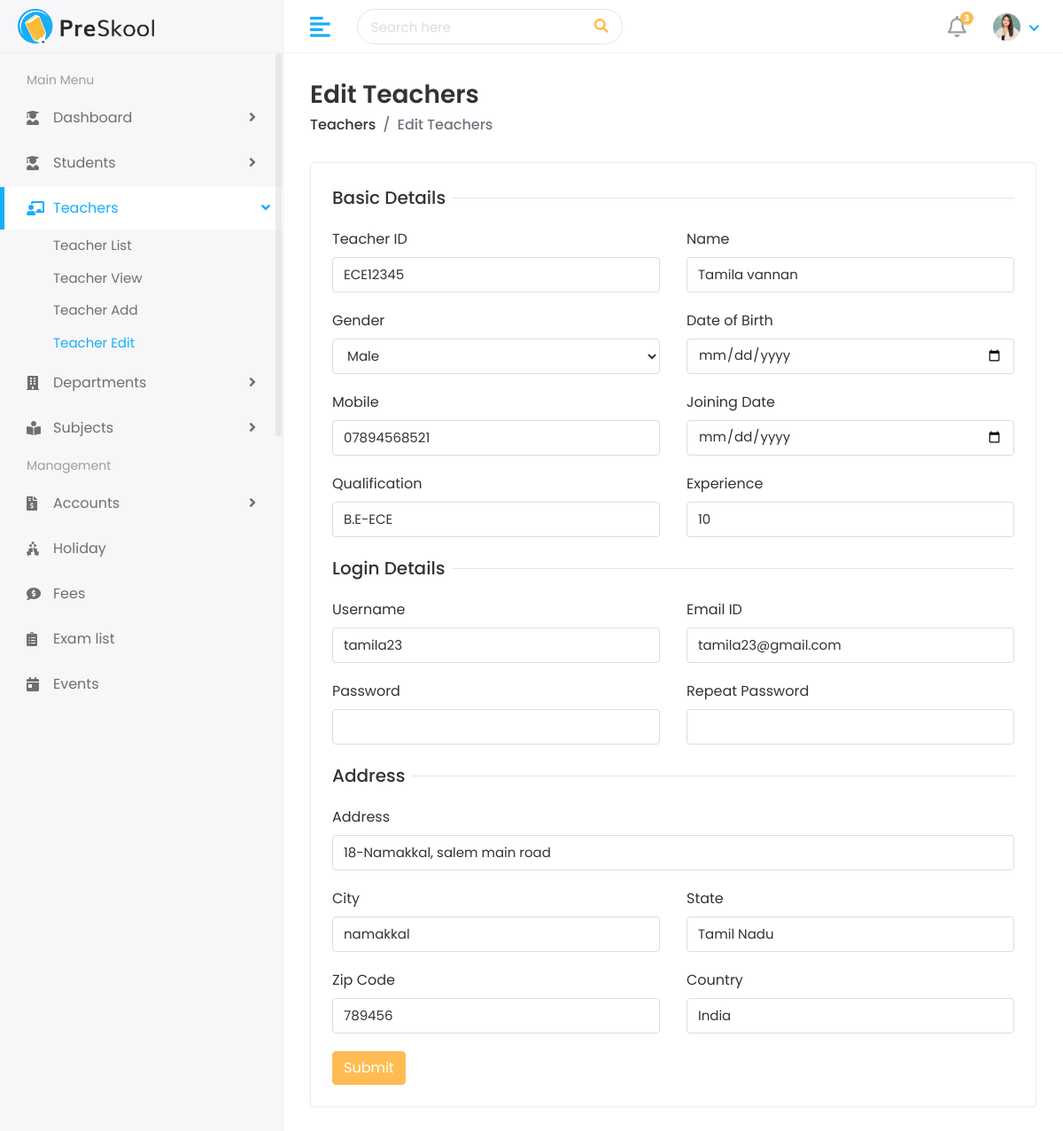
Page /edit-teacher.html?teacher=2 (signed in) on the committed database.
### teachers/models.py (models this page shows, shortened)
class Teacher(models.Model):
    GENDER_CHOICES = [
        ("Male", "Male"),
        ("Female", "Female"),
        ("Others", "Others"),
    ]
    teacher_id = models.CharField(max_length=30, unique=True)
    name = models.CharField(max_length=150)
    gender = models.CharField(max_length=10, choices=GENDER_CHOICES)
    date_of_birth = models.DateField()
    mobile = models.CharField(max_length=20)
    joining_date = models.DateField()
    qualification = models.CharField(max_length=150)
    experience = models.PositiveIntegerField(help_text="Experience in years")
    username = models.CharField(max_length=150, unique=True)
    email = models.EmailField(unique=True)
    address = models.CharField(max_length=255)
    city = models.CharField(max_length=100)
    state = models.CharField(max_length=100)
    zip_code = models.CharField(max_length=20)
    country = models.CharField(max_length=100)
    created_at = models.DateTimeField(auto_now_add=True)
    updated_at = models.DateTimeField(auto_now=True)
    class Meta:
        ordering = ["teacher_id"]

### teachers/views.py (the view)
# urls.py: path("edit-teacher.html", views.teacher_update, name="edit"),
@login_required
def teacher_update(request):
    teacher = _get_teacher_from_query(request)
    if teacher is None:
        return redirect("teachers:list")
    form = TeacherForm(request.POST or None, instance=teacher)
    if request.method == "POST" and form.is_valid():
        teacher = form.save()
        messages.success(request, "Teacher updated successfully.")
        return redirect(f"{teacher.get_absolute_url()}")
    return render(request, "teacher/edit-teacher.html", {"form": form, "teacher": teacher})

### teachers/forms.py (shortened to what this page needs)
class TeacherForm(forms.ModelForm):
    password = forms.CharField(required=False, widget=forms.PasswordInput(render_value=True))
    repeat_password = forms.CharField(required=False, widget=forms.PasswordInput(render_value=True))
    class Meta:
        model = Teacher
        fields = [
            "teacher_id",
            "name",
            "gender",
            "date_of_birth",
            "mobile",
            "joining_date",
            "qualification",
            "experience",
            "username",
            "email",
            "address",
            "city",
            "state",
            "zip_code",
            "country",
        ]
        widgets = {
            "date_of_birth": forms.DateInput(attrs={"type": "date"}),
            "joining_date": forms.DateInput(attrs={"type": "date"}),
        }

### teachers/views.py (called while the page is built)
def _get_teacher_from_query(request):
    teacher_id = request.GET.get("teacher")
    if not teacher_id:
        return None
    return get_object_or_404(Teacher, pk=teacher_id)

### templates/teacher/edit-teacher.html (shortened to what this page needs)
<!DOCTYPE html>
<html lang="en">
<head>
<link rel="stylesheet" href="assets/plugins/bootstrap/css/bootstrap.min.css">
<link rel="stylesheet" href="assets/plugins/fontawesome/css/fontawesome.min.css">
<link rel="stylesheet" href="assets/plugins/fontawesome/css/all.min.css">
<link rel="stylesheet" href="assets/css/style.css">
</head>
<body>
<div class="main-wrapper">
<div class="header">
<div class="header-left">
<a href="index.html" class="logo">
<img src="assets/img/logo.png" alt="Logo">
</a>
</div>
<a href="javascript:void(0);" id="toggle_btn">
<i class="fas fa-align-left"></i>
</a>
<div class="top-nav-search">
<form>
<input type="text" class="form-control" placeholder="Search here">
<button class="btn" type="submit"><i class="fas fa-search"></i></button>
</form>
</div>
<ul class="nav user-menu">
<li class="nav-item dropdown noti-dropdown">
<a href="#" class="dropdown-toggle nav-link" data-toggle="dropdown">
<i class="far fa-bell"></i> <span class="badge badge-pill">3</span>
</a>
</li>
<li class="nav-item dropdown has-arrow">
<a href="#" class="dropdown-toggle nav-link" data-toggle="dropdown">
<span class="user-img"><img class="rounded-circle" src="assets/img/profiles/avatar-01.jpg" width="31" alt="Ryan Taylor"></span>
</a>
</li>
</ul>
</div>
<div class="sidebar" id="sidebar">
<div class="sidebar-inner slimscroll">
<div id="sidebar-menu" class="sidebar-menu">
<ul>
<li class="menu-title">
<span>Main Menu</span>
</li>
<li class="submenu">
<a href="#"><i class="fas fa-user-graduate"></i> <span> Dashboard</span> <span class="menu-arrow"></span></a>
</li>
<li class="submenu">
<a href="#"><i class="fas fa-user-graduate"></i> <span> Students</span> <span class="menu-arrow"></span></a>
</li>
<li class="submenu active">
<a href="#"><i class="fas fa-chalkboard-teacher"></i> <span> Teachers</span> <span class="menu-arrow"></span></a>
<ul>
<li><a href="teachers.html">Teacher List</a></li>
<li><a href="teacher-details.html">Teacher View</a></li>
<li><a href="add-teacher.html">Teacher Add</a></li>
<li><a href="edit-teacher.html" class="active">Teacher Edit</a></li>
</ul>
</li>
<li class="submenu">
<a href="#"><i class="fas fa-building"></i> <span> Departments</span> <span class="menu-arrow"></span></a>
</li>
<li class="submenu">
<a href="#"><i class="fas fa-book-reader"></i> <span> Subjects</span> <span class="menu-arrow"></span></a>
</li>
<li class="menu-title">
<span>Management</span>
</li>
<li class="submenu">
<a href="#"><i class="fas fa-file-invoice-dollar"></i> <span> Accounts</span> <span class="menu-arrow"></span></a>
</li>
<li>
<a href="holiday.html"><i class="fas fa-holly-berry"></i> <span>Holiday</span></a>
</li>
<li>
<a href="fees.html"><i class="fas fa-comment-dollar"></i> <span>Fees</span></a>
</li>
<li>
<a href="exam.html"><i class="fas fa-clipboard-list"></i> <span>Exam list</span></a>
</li>
<li>
<a href="event.html"><i class="fas fa-calendar-day"></i> <span>Events</span></a>
</li>
<li>
<a href="time-table.html"> <span>Time Table</span></a>
</li>
</ul>
</div>
</div>
</div>
<div class="page-wrapper">
<div class="content container-fluid">
<div class="page-header">
<div class="row align-items-center">
<div class="col">
<h3 class="page-title">Edit Teachers</h3>
<ul class="breadcrumb">
<li class="breadcrumb-item"><a href="teachers.html">Teachers</a></li>
<li class="breadcrumb-item active">Edit Teachers</li>
</ul>
</div>
</div>
</div>
<div class="row">
<div class="col-sm-12">
<div class="card">
<div class="card-body">
<form method="post">
<div class="row">
<div class="col-12">
<h5 class="form-title"><span>Basic Details</span></h5>
</div>
<div class="col-12 col-sm-6">
<div class="form-group">
<label>Teacher ID</label>
<input type="text" name="teacher_id" class="form-control" value="{{ form.teacher_id.value|default_if_none:'' }}">
</div>
</div>
<div class="col-12 col-sm-6">
<div class="form-group">
<label>Name</label>
<input type="text" name="name" class="form-control" value="{{ form.name.value|default_if_none:'' }}">
</div>
</div>
<div class="col-12 col-sm-6">
<div class="form-group">
<label>Gender</label>
<select name="gender" class="form-control">
<option value="Male" {% if form.gender.value == 'Male' %}selected{% endif %}>Male</option>
</select>
</div>
</div>
<div class="col-12 col-sm-6">
<div class="form-group">
<label>Date of Birth</label>
<input type="date" name="date_of_birth" class="form-control" value="{{ form.date_of_birth.value|default_if_none:'' }}">
</div>
</div>
<div class="col-12 col-sm-6">
<div class="form-group">
<label>Mobile</label>
<input type="text" name="mobile" class="form-control" value="{{ form.mobile.value|default_if_none:'' }}">
</div>
</div>
<div class="col-12 col-sm-6">
<div class="form-group">
<label>Joining Date</label>
<input type="date" name="joining_date" class="form-control" value="{{ form.joining_date.value|default_if_none:'' }}">
</div>
</div>
<div class="col-12 col-sm-6">
<div class="form-group">
<label>Qualification</label>
<input class="form-control" type="text" name="qualification" value="{{ form.qualification.value|default_if_none:'' }}">
</div>
</div>
<div class="col-12 col-sm-6">
<div class="form-group">
<label>Experience</label>
<input class="form-control" type="text" name="experience" value="{{ form.experience.value|default_if_none:'' }}">
</div>
</div>
<div class="col-12">
<h5 class="form-title"><span>Login Details</span></h5>
</div>
<div class="col-12 col-sm-6">
<div class="form-group">
<label>Username</label>
<input type="text" name="username" class="form-control" value="{{ form.username.value|default_if_none:'' }}">
</div>
</div>
<div class="col-12 col-sm-6">
<div class="form-group">
<label>Email ID</label>
<input type="email" name="email" class="form-control" value="{{ form.email.value|default_if_none:'' }}">
</div>
</div>
<div class="col-12 col-sm-6">
<div class="form-group">
<label>Password</label>
<input type="password" name="password" class="form-control" value="{{ form.password.value|default_if_none:'' }}">
</div>
</div>
<div class="col-12 col-sm-6">
<div class="form-group">
<label>Repeat Password</label>
<input type="password" name="repeat_password" class="form-control" value="{{ form.repeat_password.value|default_if_none:'' }}">
</div>
</div>
<div class="col-12">
<h5 class="form-title"><span>Address</span></h5>
</div>
<div class="col-12">
<div class="form-group">
<label>Address</label>
<input type="text" name="address" class="form-control" value="{{ form.address.value|default_if_none:'' }}">
</div>
</div>
<div class="col-12 col-sm-6">
<div class="form-group">
<label>City</label>
<input type="text" name="city" class="form-control" value="{{ form.city.value|default_if_none:'' }}">
</div>
</div>
<div class="col-12 col-sm-6">
<div class="form-group">
<label>State</label>
<input type="text" name="state" class="form-control" value="{{ form.state.value|default_if_none:'' }}">
</div>
</div>
<div class="col-12 col-sm-6">
<div class="form-group">
<label>Zip Code</label>
<input type="text" name="zip_code" class="form-control" value="{{ form.zip_code.value|default_if_none:'' }}">
</div>
</div>
<div class="col-12 col-sm-6">
<div class="form-group">
<label>Country</label>
<input type="text" name="country" class="form-control" value="{{ form.country.value|default_if_none:'' }}">
</div>
</div>
<div class="col-12">
<button type="submit" class="btn btn-primary">Submit</button>
</div>
</div>
</form>
</div>
</div>
</div>
</div>
</div>
</div>
</div>
</body>
</html>

### rows in the picture
Teacher: teacher_id "ECE12345", name "Tamila vannan", gender "Male", mobile "07894568521", qualification "B.E-ECE", username "tamila23", email "tamila23@gmail.com", address "18-Namakkal, salem main road", city "namakkal", state "Tamil Nadu", zip_code "789456", country "India"
